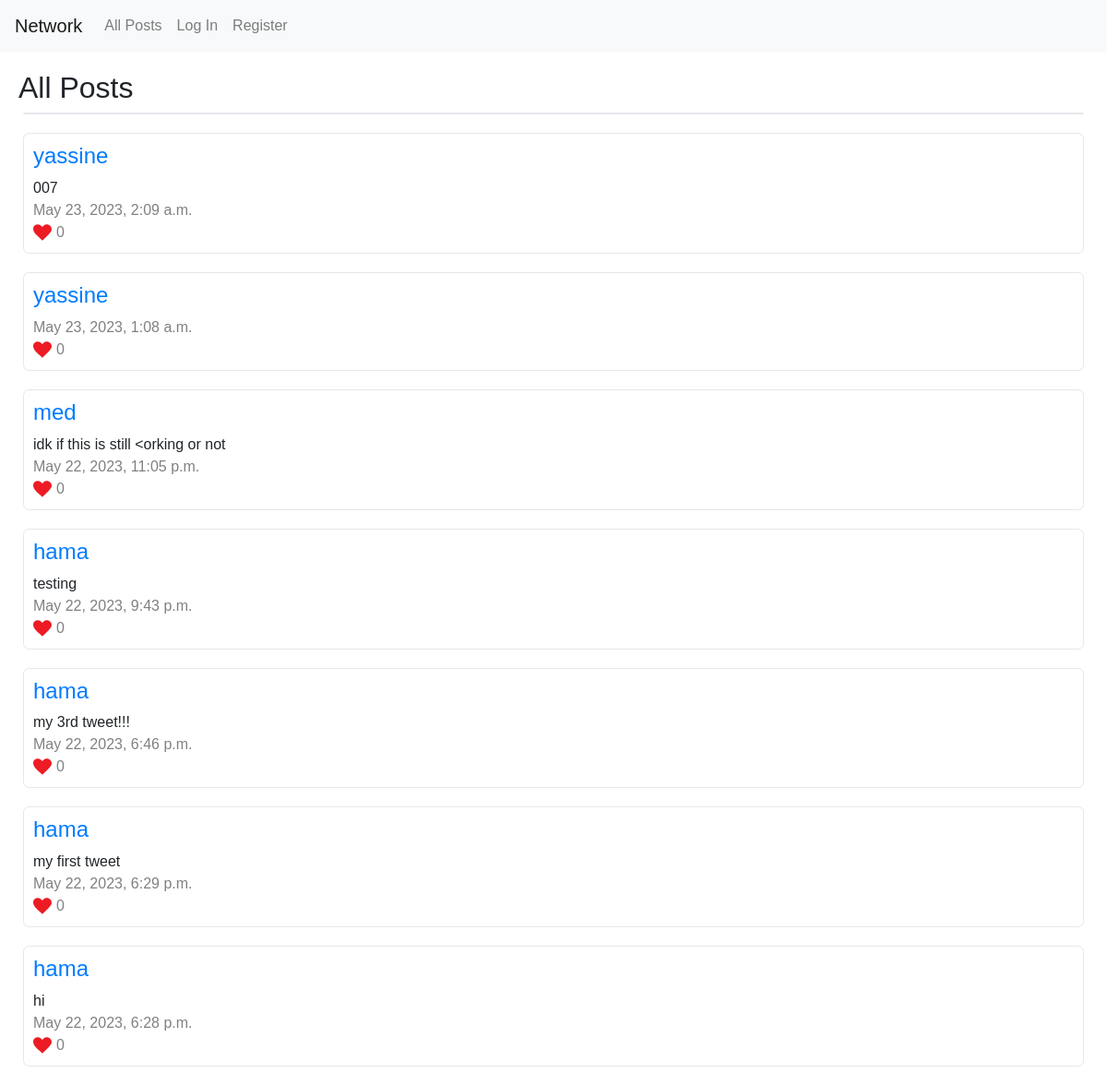
The page / on the database its author committed.
### network/models.py (models this page shows, shortened)
class Post(models.Model):
    author = models.ForeignKey(User, on_delete=models.CASCADE)
    text = models.TextField()
    likes = models.PositiveIntegerField(default=0)
    timestamp = models.DateTimeField(auto_now_add=True)

class User(AbstractUser):
    followers = models.ManyToManyField(
        "self",
        related_name="following",
        symmetrical=False,
        blank=True,
    )

### network/views.py (the view, shortened to what this page needs)
# urls.py: path("", views.index, name="index"),
@csrf_exempt
def index(request):
    target_username = None
    if request.user.is_authenticated:
        target_username = request.user.username
    posts = Post.objects.order_by("-timestamp")  # Order posts by most recent first
    return render(
        request,
        "network/index.html",
        {"posts": posts, "target_username": target_username},
    )

### network/templates/network/index.html (shortened to what this page needs)
{% extends "network/layout.html" %} {% block body %} {% load static %}
<div id="all-posts" style="margin: 20px; display: none">
  <h2>All Posts</h2>
  <div
    class="row"
    style="
      border: 1px solid #e5e7eb;
      margin: 5px;
      margin-bottom: 20px;
      border-radius: 0.4em;
    "
  >
  </div>
  {% for post in posts %}
  <div
    class="row"
    style="
      border: 1px solid #e5e7eb;
      margin: 5px;
      margin-bottom: 20px;
      border-radius: 0.4em;
    "
  >
    <div class="col" style="padding: 10px">
      <a
        href="#"
        class="user-profile-link"
        data-username="{{ post.author.username }}"
      >
        <h4>{{ post.author }}</h4>
      </a>
      <div>{{ post.text }}</div>
      <div style="color: gray">{{ post.timestamp }}</div>
      <div class="likes-container">
        <img
          src="{% static 'network/red-heart-icon.svg' %}"
          alt="Heart Icon"
          width="20"
          height="20"
          data-src="{% static 'network/red-heart-icon.svg' %}"
        />
        <div class="likes-count" style="color: gray">{{ post.likes }}</div>
      </div>
    </div>
  </div>
  {% endfor %}
</div>
{% endblock %}

### network/templates/network/layout.html (style rules this page uses)
body { font-family: Arial, Helvetica, sans-serif !important; }
.likes-container { display: flex; align-items: center; }
.likes-count { margin-left: 5px; }

### rows shown on the page
Post: author "yassine", text "007", timestamp "May 23, 2023, 2:09 a.m.", likes "0"
Post: author "yassine", timestamp "May 23, 2023, 1:08 a.m.", likes "0"
Post: author "med", text "idk if this is still <orking or not", timestamp "May 22, 2023, 11:05 p.m.", likes "0"
Post: author "hama", text "testing", timestamp "May 22, 2023, 9:43 p.m.", likes "0"
Post: author "hama", text "my 3rd tweet!!!", timestamp "May 22, 2023, 6:46 p.m.", likes "0"
Post: author "hama", text "my first tweet", timestamp "May 22, 2023, 6:29 p.m.", likes "0"
Post: author "hama", text "hi", timestamp "May 22, 2023, 6:28 p.m.", likes "0"
